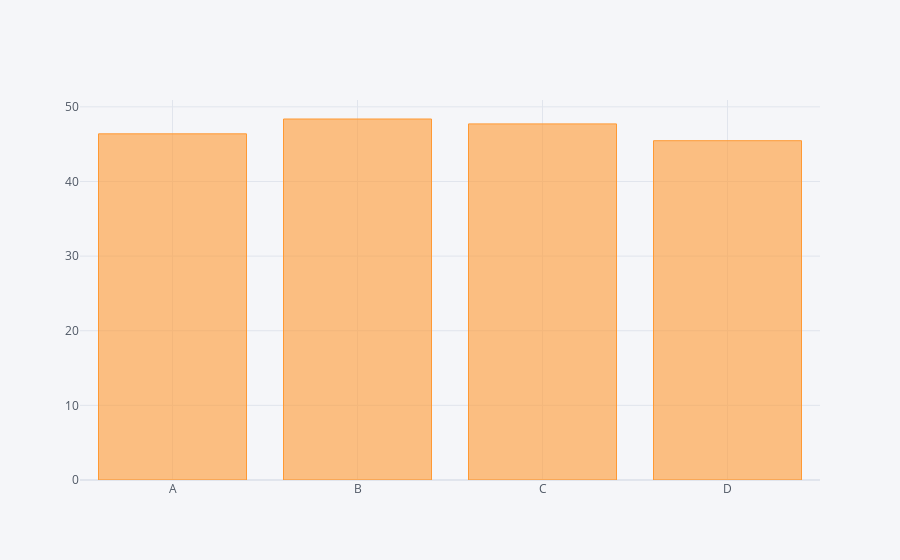

The notebook cell this image was saved under:
### Code cell
df.sum().iplot(kind='bar')

### Figure 1 — Plotly figure (JSON) as saved in the notebook; plotly's stock layout.template omitted (floating-point values rounded to 4 significant figures)
{"data": [{"marker": {"color": "rgba(255, 153, 51, 0.6)", "line": {"color": "rgba(255, 153, 51, 1.0)", "width": 1}}, "name": "None", "orientation": "v", "text": "", "type": "bar", "x": ["A", "B", "C", "D"], "y": [46.38, 48.37, 47.72, 45.47]}], "layout": {"legend": {"bgcolor": "#F5F6F9", "font": {"color": "#4D5663"}}, "paper_bgcolor": "#F5F6F9", "plot_bgcolor": "#F5F6F9", "title": {"font": {"color": "#4D5663"}}, "xaxis": {"gridcolor": "#E1E5ED", "showgrid": true, "tickfont": {"color": "#4D5663"}, "title": {"font": {"color": "#4D5663"}, "text": ""}, "zerolinecolor": "#E1E5ED"}, "yaxis": {"gridcolor": "#E1E5ED", "showgrid": true, "tickfont": {"color": "#4D5663"}, "title": {"font": {"color": "#4D5663"}, "text": ""}, "zerolinecolor": "#E1E5ED"}}}
